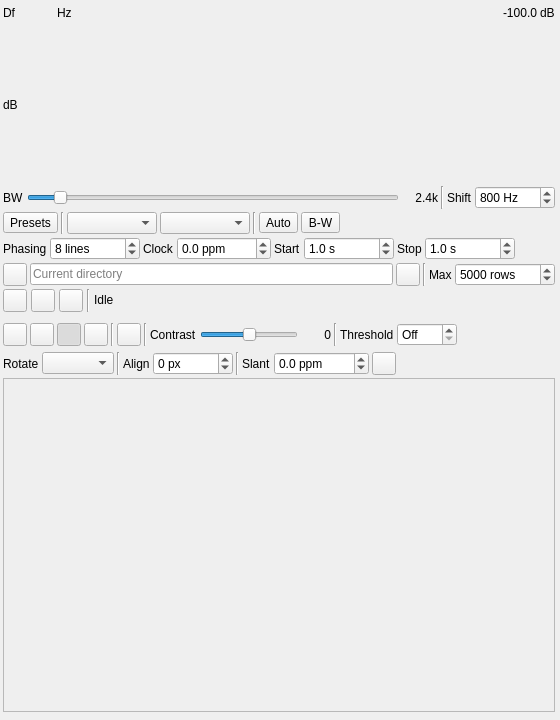
<?xml version="1.0" encoding="UTF-8"?>
<ui version="4.0">
 <class>WefaxDemodGUI</class>
 <widget class="RollupContents" name="WefaxDemodGUI">
  <property name="geometry">
   <rect>
    <x>0</x>
    <y>0</y>
    <width>560</width>
    <height>720</height>
   </rect>
  </property>
  <property name="sizePolicy">
   <sizepolicy hsizetype="Expanding" vsizetype="Expanding">
    <horstretch>0</horstretch>
    <verstretch>0</verstretch>
   </sizepolicy>
  </property>
  <property name="minimumSize">
   <size>
    <width>440</width>
    <height>0</height>
   </size>
  </property>
  <property name="windowTitle">
   <string>WEFAX Demodulator</string>
  </property>
  <widget class="QWidget" name="wefaxSettings" native="true">
   <property name="geometry">
    <rect>
     <x>0</x>
     <y>0</y>
     <width>558</width>
     <height>315</height>
    </rect>
   </property>
   <property name="windowTitle">
    <string>Receiver</string>
   </property>
   <layout class="QVBoxLayout" name="receiverLayout">
    <property name="spacing">
     <number>3</number>
    </property>
    <property name="leftMargin">
     <number>3</number>
    </property>
    <property name="topMargin">
     <number>3</number>
    </property>
    <property name="rightMargin">
     <number>3</number>
    </property>
    <property name="bottomMargin">
     <number>3</number>
    </property>
    <item>
     <layout class="QHBoxLayout" name="frequencyPowerLayout">
      <item>
       <widget class="QLabel" name="deltaFrequencyLabel">
        <property name="minimumSize">
         <size>
          <width>16</width>
          <height>0</height>
         </size>
        </property>
        <property name="text">
         <string>Df</string>
        </property>
       </widget>
      </item>
      <item>
       <widget class="ValueDialZ" name="deltaFrequency" native="true">
        <property name="sizePolicy">
         <sizepolicy hsizetype="Maximum" vsizetype="Maximum">
          <horstretch>0</horstretch>
          <verstretch>0</verstretch>
         </sizepolicy>
        </property>
        <property name="minimumSize">
         <size>
          <width>32</width>
          <height>16</height>
         </size>
        </property>
        <property name="font">
         <font>
          <pointsize>12</pointsize>
         </font>
        </property>
        <property name="cursor">
         <cursorShape>PointingHandCursor</cursorShape>
        </property>
        <property name="focusPolicy">
         <enum>Qt::FocusPolicy::StrongFocus</enum>
        </property>
        <property name="toolTip">
         <string>Channel frequency offset from the device center in Hz</string>
        </property>
       </widget>
      </item>
      <item>
       <widget class="QLabel" name="deltaFrequencyUnits">
        <property name="text">
         <string>Hz</string>
        </property>
       </widget>
      </item>
      <item>
       <spacer name="frequencySpacer">
        <property name="orientation">
         <enum>Qt::Orientation::Horizontal</enum>
        </property>
        <property name="sizeHint" stdset="0">
         <size>
          <width>40</width>
          <height>20</height>
         </size>
        </property>
       </spacer>
      </item>
      <item>
       <widget class="QLabel" name="channelPower">
        <property name="toolTip">
         <string>Average channel power</string>
        </property>
        <property name="text">
         <string>-100.0</string>
        </property>
       </widget>
      </item>
      <item>
       <widget class="QLabel" name="channelPowerUnits">
        <property name="text">
         <string>dB</string>
        </property>
       </widget>
      </item>
     </layout>
    </item>
    <item>
     <layout class="QHBoxLayout" name="powerMeterLayout">
      <item>
       <widget class="QLabel" name="channelPowerMeterUnits">
        <property name="text">
         <string>dB</string>
        </property>
       </widget>
      </item>
      <item>
       <widget class="LevelMeterSignalDB" name="channelPowerMeter" native="true">
        <property name="sizePolicy">
         <sizepolicy hsizetype="Expanding" vsizetype="MinimumExpanding">
          <horstretch>0</horstretch>
          <verstretch>0</verstretch>
         </sizepolicy>
        </property>
        <property name="minimumSize">
         <size>
          <width>0</width>
          <height>24</height>
         </size>
        </property>
        <property name="toolTip">
         <string>Level meter: average, instantaneous peak and peak hold</string>
        </property>
       </widget>
      </item>
     </layout>
    </item>
    <item>
     <layout class="QHBoxLayout" name="bandwidthLayout">
      <item>
       <widget class="QLabel" name="rfBWLabel">
        <property name="text">
         <string>BW</string>
        </property>
       </widget>
      </item>
      <item>
       <widget class="QSlider" name="rfBW">
        <property name="toolTip">
         <string>RF bandwidth. Narrower removes more noise and adjacent signals; wider keeps finer detail on strong signals</string>
        </property>
        <property name="minimum">
         <number>10</number>
        </property>
        <property name="maximum">
         <number>200</number>
        </property>
        <property name="pageStep">
         <number>10</number>
        </property>
        <property name="value">
         <number>24</number>
        </property>
        <property name="orientation">
         <enum>Qt::Orientation::Horizontal</enum>
        </property>
       </widget>
      </item>
      <item>
       <widget class="QLabel" name="rfBWText">
        <property name="minimumSize">
         <size>
          <width>36</width>
          <height>0</height>
         </size>
        </property>
        <property name="text">
         <string>2.4k</string>
        </property>
        <property name="alignment">
         <set>Qt::AlignmentFlag::AlignRight|Qt::AlignmentFlag::AlignTrailing|Qt::AlignmentFlag::AlignVCenter</set>
        </property>
       </widget>
      </item>
      <item>
       <widget class="Line" name="bandwidthSeparator">
        <property name="orientation">
         <enum>Qt::Orientation::Vertical</enum>
        </property>
       </widget>
      </item>
      <item>
       <widget class="QLabel" name="fmDeviationLabel">
        <property name="text">
         <string>Shift</string>
        </property>
       </widget>
      </item>
      <item>
       <widget class="QSpinBox" name="fmDeviation">
        <property name="minimumSize">
         <size>
          <width>80</width>
          <height>0</height>
         </size>
        </property>
        <property name="toolTip">
         <string>Black-to-white FM shift: 800 Hz for most stations, 850 Hz for DWD</string>
        </property>
        <property name="suffix">
         <string> Hz</string>
        </property>
        <property name="minimum">
         <number>400</number>
        </property>
        <property name="maximum">
         <number>1200</number>
        </property>
        <property name="singleStep">
         <number>50</number>
        </property>
        <property name="value">
         <number>800</number>
        </property>
       </widget>
      </item>
     </layout>
    </item>
    <item>
     <layout class="QHBoxLayout" name="modeLayout">
      <item>
       <widget class="QToolButton" name="presetMenu">
        <property name="toolTip">
         <string>Apply a WEFAX reception preset</string>
        </property>
        <property name="accessibleName">
         <string>Reception presets</string>
        </property>
        <property name="text">
         <string>Presets</string>
        </property>
        <property name="icon">
         <iconset resource="../../../sdrgui/resources/res.qrc">
          <normaloff>:/gear.png</normaloff>:/gear.png</iconset>
        </property>
        <property name="popupMode">
         <enum>QToolButton::ToolButtonPopupMode::InstantPopup</enum>
        </property>
        <property name="toolButtonStyle">
         <enum>Qt::ToolButtonStyle::ToolButtonTextBesideIcon</enum>
        </property>
       </widget>
      </item>
      <item>
       <widget class="Line" name="presetSeparator">
        <property name="orientation">
         <enum>Qt::Orientation::Vertical</enum>
        </property>
       </widget>
      </item>
      <item>
       <widget class="QComboBox" name="ioc">
        <property name="minimumSize">
         <size>
          <width>90</width>
          <height>0</height>
         </size>
        </property>
        <property name="toolTip">
         <string>Index of cooperation</string>
        </property>
       </widget>
      </item>
      <item>
       <widget class="QComboBox" name="lpm">
        <property name="minimumSize">
         <size>
          <width>90</width>
          <height>0</height>
         </size>
        </property>
        <property name="toolTip">
         <string>Lines per minute</string>
        </property>
       </widget>
      </item>
      <item>
       <widget class="Line" name="modeSeparator">
        <property name="orientation">
         <enum>Qt::Orientation::Vertical</enum>
        </property>
       </widget>
      </item>
      <item>
       <widget class="ButtonSwitch" name="autoMode">
        <property name="toolTip">
         <string>Automatic reception: detect the start tone, IOC, LPM, phasing and stop tone</string>
        </property>
        <property name="accessibleName">
         <string>Automatic reception</string>
        </property>
        <property name="text">
         <string>Auto</string>
        </property>
        <property name="checkable">
         <bool>true</bool>
        </property>
       </widget>
      </item>
      <item>
       <widget class="ButtonSwitch" name="inverted">
        <property name="toolTip">
         <string>Receive polarity. B-W (normal): black is the low tone and white the high tone. W-B: swapped, for an inverted transmission</string>
        </property>
        <property name="accessibleName">
         <string>Invert receive polarity</string>
        </property>
        <property name="text">
         <string>B-W</string>
        </property>
        <property name="checkable">
         <bool>true</bool>
        </property>
       </widget>
      </item>
      <item>
       <spacer name="modeSpacer">
        <property name="orientation">
         <enum>Qt::Orientation::Horizontal</enum>
        </property>
        <property name="sizeHint" stdset="0">
         <size>
          <width>0</width>
          <height>0</height>
         </size>
        </property>
       </spacer>
      </item>
     </layout>
    </item>
    <item>
     <layout class="QGridLayout" name="timingLayout" columnstretch="0,0,0,0,0,0,0,0,0,0">
      <item row="0" column="2">
       <widget class="QLabel" name="clockCorrectionLabel">
        <property name="toolTip">
         <string>Manual line-clock correction, used when reception starts without accepted phasing</string>
        </property>
        <property name="text">
         <string>Clock</string>
        </property>
       </widget>
      </item>
      <item row="0" column="0">
       <widget class="QLabel" name="minimumPhasingLinesLabel">
        <property name="toolTip">
         <string>Consistent phasing lines required before the measured line timing is accepted</string>
        </property>
        <property name="text">
         <string>Phasing</string>
        </property>
       </widget>
      </item>
      <item row="0" column="1">
       <widget class="QSpinBox" name="minimumPhasingLines">
        <property name="minimumSize">
         <size>
          <width>90</width>
          <height>0</height>
         </size>
        </property>
        <property name="toolTip">
         <string>Consistent phasing lines required before the measured line timing is accepted</string>
        </property>
        <property name="suffix">
         <string> lines</string>
        </property>
        <property name="minimum">
         <number>2</number>
        </property>
        <property name="maximum">
         <number>120</number>
        </property>
        <property name="value">
         <number>8</number>
        </property>
       </widget>
      </item>
      <item row="0" column="8">
       <widget class="QDoubleSpinBox" name="stopConfirm">
        <property name="minimumSize">
         <size>
          <width>90</width>
          <height>0</height>
         </size>
        </property>
        <property name="toolTip">
         <string>How long the stop tone must last before it is accepted</string>
        </property>
        <property name="suffix">
         <string> s</string>
        </property>
        <property name="decimals">
         <number>1</number>
        </property>
        <property name="minimum">
         <double>0.100000000000000</double>
        </property>
        <property name="maximum">
         <double>10.000000000000000</double>
        </property>
        <property name="value">
         <double>1.000000000000000</double>
        </property>
       </widget>
      </item>
      <item row="0" column="3">
       <widget class="QDoubleSpinBox" name="clockCorrection">
        <property name="minimumSize">
         <size>
          <width>90</width>
          <height>0</height>
         </size>
        </property>
        <property name="toolTip">
         <string>Manual line-clock correction, used when reception starts without accepted phasing</string>
        </property>
        <property name="suffix">
         <string> ppm</string>
        </property>
        <property name="decimals">
         <number>1</number>
        </property>
        <property name="minimum">
         <double>-1000.000000000000000</double>
        </property>
        <property name="maximum">
         <double>1000.000000000000000</double>
        </property>
       </widget>
      </item>
      <item row="0" column="6">
       <widget class="QDoubleSpinBox" name="startConfirm">
        <property name="minimumSize">
         <size>
          <width>90</width>
          <height>0</height>
         </size>
        </property>
        <property name="toolTip">
         <string>How long a start tone must last before it is accepted</string>
        </property>
        <property name="suffix">
         <string> s</string>
        </property>
        <property name="decimals">
         <number>1</number>
        </property>
        <property name="minimum">
         <double>0.100000000000000</double>
        </property>
        <property name="maximum">
         <double>10.000000000000000</double>
        </property>
        <property name="value">
         <double>1.000000000000000</double>
        </property>
       </widget>
      </item>
      <item row="0" column="9">
       <spacer name="timingSpacer">
        <property name="orientation">
         <enum>Qt::Orientation::Horizontal</enum>
        </property>
        <property name="sizeHint" stdset="0">
         <size>
          <width>40</width>
          <height>20</height>
         </size>
        </property>
       </spacer>
      </item>
      <item row="0" column="5">
       <widget class="QLabel" name="startConfirmLabel">
        <property name="toolTip">
         <string>How long a start tone must last before it is accepted</string>
        </property>
        <property name="text">
         <string>Start</string>
        </property>
       </widget>
      </item>
      <item row="0" column="7">
       <widget class="QLabel" name="stopConfirmLabel">
        <property name="toolTip">
         <string>How long the stop tone must last before it is accepted</string>
        </property>
        <property name="text">
         <string>Stop</string>
        </property>
       </widget>
      </item>
     </layout>
    </item>
    <item>
     <layout class="QHBoxLayout" name="savingLayout">
      <item>
       <widget class="ButtonSwitch" name="autoSave">
        <property name="toolTip">
         <string>Automatically save the image whenever a capture ends</string>
        </property>
        <property name="accessibleName">
         <string>Automatic saving</string>
        </property>
        <property name="text">
         <string/>
        </property>
        <property name="icon">
         <iconset resource="../../../sdrgui/resources/res.qrc">
          <normaloff>:/record_off.png</normaloff>:/record_off.png</iconset>
        </property>
        <property name="checkable">
         <bool>true</bool>
        </property>
       </widget>
      </item>
      <item>
       <widget class="QLineEdit" name="autoSavePath">
        <property name="toolTip">
         <string>Automatic image save folder; blank uses the current working directory</string>
        </property>
        <property name="placeholderText">
         <string>Current directory</string>
        </property>
       </widget>
      </item>
      <item>
       <widget class="QToolButton" name="autoSavePathBrowse">
        <property name="toolTip">
         <string>Select the automatic image save folder</string>
        </property>
        <property name="accessibleName">
         <string>Select automatic save folder</string>
        </property>
        <property name="text">
         <string/>
        </property>
        <property name="icon">
         <iconset resource="../../../sdrgui/resources/res.qrc">
          <normaloff>:/load.png</normaloff>:/load.png</iconset>
        </property>
       </widget>
      </item>
      <item>
       <widget class="Line" name="savingSeparator">
        <property name="orientation">
         <enum>Qt::Orientation::Vertical</enum>
        </property>
       </widget>
      </item>
      <item>
       <widget class="QLabel" name="maxRowsLabel">
        <property name="toolTip">
         <string>Finish the capture after this many image rows</string>
        </property>
        <property name="text">
         <string>Max</string>
        </property>
       </widget>
      </item>
      <item>
       <widget class="QSpinBox" name="maxRows">
        <property name="minimumSize">
         <size>
          <width>100</width>
          <height>0</height>
         </size>
        </property>
        <property name="toolTip">
         <string>Finish the capture after this many image rows</string>
        </property>
        <property name="suffix">
         <string> rows</string>
        </property>
        <property name="minimum">
         <number>1</number>
        </property>
        <property name="maximum">
         <number>20000</number>
        </property>
        <property name="singleStep">
         <number>100</number>
        </property>
        <property name="value">
         <number>5000</number>
        </property>
       </widget>
      </item>
     </layout>
    </item>
    <item>
     <layout class="QHBoxLayout" name="actionsLayout">
      <property name="spacing">
       <number>4</number>
      </property>
      <item>
       <widget class="ButtonSwitch" name="startStop">
        <property name="toolTip">
         <string>Start or stop WEFAX reception</string>
        </property>
        <property name="accessibleName">
         <string>Start or stop reception</string>
        </property>
        <property name="text">
         <string/>
        </property>
        <property name="icon">
         <iconset resource="../../../sdrgui/resources/res.qrc">
          <normaloff>:/play.png</normaloff>
          <normalon>:/stop.png</normalon>:/play.png</iconset>
        </property>
        <property name="checkable">
         <bool>true</bool>
        </property>
       </widget>
      </item>
      <item>
       <widget class="QToolButton" name="clearButton">
        <property name="toolTip">
         <string>Clear the current image</string>
        </property>
        <property name="accessibleName">
         <string>Clear</string>
        </property>
        <property name="text">
         <string/>
        </property>
        <property name="icon">
         <iconset resource="../../../sdrgui/resources/res.qrc">
          <normaloff>:/bin.png</normaloff>:/bin.png</iconset>
        </property>
       </widget>
      </item>
      <item>
       <widget class="QToolButton" name="saveButton">
        <property name="toolTip">
         <string>Save image to disk</string>
        </property>
        <property name="accessibleName">
         <string>Save</string>
        </property>
        <property name="text">
         <string/>
        </property>
        <property name="icon">
         <iconset resource="../../../sdrgui/resources/res.qrc">
          <normaloff>:/save.png</normaloff>:/save.png</iconset>
        </property>
       </widget>
      </item>
      <item>
       <widget class="Line" name="actionsSeparator">
        <property name="orientation">
         <enum>Qt::Orientation::Vertical</enum>
        </property>
       </widget>
      </item>
      <item>
       <widget class="QLabel" name="status">
        <property name="sizePolicy">
         <sizepolicy hsizetype="Expanding" vsizetype="Preferred">
          <horstretch>1</horstretch>
          <verstretch>0</verstretch>
         </sizepolicy>
        </property>
        <property name="focusPolicy">
         <enum>Qt::FocusPolicy::NoFocus</enum>
        </property>
        <property name="text">
         <string>Idle</string>
        </property>
        <property name="wordWrap">
         <bool>true</bool>
        </property>
        <property name="textInteractionFlags">
         <set>Qt::TextInteractionFlag::TextSelectableByMouse</set>
        </property>
       </widget>
      </item>
     </layout>
    </item>
   </layout>
  </widget>
  <widget class="QWidget" name="wefaxImage" native="true">
   <property name="geometry">
    <rect>
     <x>0</x>
     <y>320</y>
     <width>558</width>
     <height>395</height>
    </rect>
   </property>
   <property name="sizePolicy">
    <sizepolicy hsizetype="Expanding" vsizetype="Expanding">
     <horstretch>0</horstretch>
     <verstretch>1</verstretch>
    </sizepolicy>
   </property>
   <property name="minimumSize">
    <size>
     <width>440</width>
     <height>300</height>
    </size>
   </property>
   <property name="windowTitle">
    <string>Received image</string>
   </property>
   <layout class="QVBoxLayout" name="imageLayout">
    <property name="spacing">
     <number>3</number>
    </property>
    <property name="leftMargin">
     <number>3</number>
    </property>
    <property name="topMargin">
     <number>3</number>
    </property>
    <property name="rightMargin">
     <number>3</number>
    </property>
    <property name="bottomMargin">
     <number>3</number>
    </property>
    <item>
     <layout class="QHBoxLayout" name="displayViewLayout">
      <item>
       <widget class="QToolButton" name="zoomIn">
        <property name="toolTip">
         <string>Zoom in to image</string>
        </property>
        <property name="accessibleName">
         <string>Zoom in</string>
        </property>
        <property name="text">
         <string/>
        </property>
        <property name="icon">
         <iconset resource="../../../sdrgui/resources/res.qrc">
          <normaloff>:/zoomin.png</normaloff>:/zoomin.png</iconset>
        </property>
       </widget>
      </item>
      <item>
       <widget class="QToolButton" name="zoomOut">
        <property name="toolTip">
         <string>Zoom out from image</string>
        </property>
        <property name="accessibleName">
         <string>Zoom out</string>
        </property>
        <property name="text">
         <string/>
        </property>
        <property name="icon">
         <iconset resource="../../../sdrgui/resources/res.qrc">
          <normaloff>:/zoomout.png</normaloff>:/zoomout.png</iconset>
        </property>
       </widget>
      </item>
      <item>
       <widget class="ButtonSwitch" name="zoomAll">
        <property name="toolTip">
         <string>Zoom image to fit window</string>
        </property>
        <property name="accessibleName">
         <string>Zoom image to fit</string>
        </property>
        <property name="text">
         <string/>
        </property>
        <property name="icon">
         <iconset resource="../../../sdrgui/resources/res.qrc">
          <normaloff>:/zoomall.png</normaloff>:/zoomall.png</iconset>
        </property>
        <property name="checkable">
         <bool>true</bool>
        </property>
        <property name="checked">
         <bool>true</bool>
        </property>
       </widget>
      </item>
      <item>
       <widget class="ButtonSwitch" name="autoScroll">
        <property name="toolTip">
         <string>Follow newly received rows</string>
        </property>
        <property name="accessibleName">
         <string>Follow received rows</string>
        </property>
        <property name="text">
         <string/>
        </property>
        <property name="icon">
         <iconset>
          <normaloff>:/demodwefax/icons/follow.png</normaloff>:/demodwefax/icons/follow.png</iconset>
        </property>
        <property name="checkable">
         <bool>true</bool>
        </property>
       </widget>
      </item>
      <item>
       <widget class="Line" name="displayViewSeparator">
        <property name="orientation">
         <enum>Qt::Orientation::Vertical</enum>
        </property>
       </widget>
      </item>
      <item>
       <widget class="ButtonSwitch" name="displayInvert">
        <property name="toolTip">
         <string>Invert the image (shown and saved)</string>
        </property>
        <property name="accessibleName">
         <string>Invert displayed image</string>
        </property>
        <property name="text">
         <string/>
        </property>
        <property name="icon">
         <iconset resource="../../../sdrgui/resources/res.qrc">
          <normaloff>:/invert.png</normaloff>:/invert.png</iconset>
        </property>
        <property name="checkable">
         <bool>true</bool>
        </property>
       </widget>
      </item>
      <item>
       <widget class="Line" name="line_2">
        <property name="orientation">
         <enum>Qt::Orientation::Vertical</enum>
        </property>
       </widget>
      </item>
      <item>
       <widget class="QLabel" name="displayContrastLabel">
        <property name="text">
         <string>Contrast</string>
        </property>
       </widget>
      </item>
      <item>
       <widget class="QSlider" name="displayContrast">
        <property name="toolTip">
         <string>Image contrast (shown and saved)</string>
        </property>
        <property name="minimum">
         <number>-100</number>
        </property>
        <property name="maximum">
         <number>100</number>
        </property>
        <property name="orientation">
         <enum>Qt::Orientation::Horizontal</enum>
        </property>
       </widget>
      </item>
      <item>
       <widget class="QLabel" name="displayContrastText">
        <property name="minimumSize">
         <size>
          <width>30</width>
          <height>0</height>
         </size>
        </property>
        <property name="text">
         <string>0</string>
        </property>
        <property name="alignment">
         <set>Qt::AlignmentFlag::AlignRight|Qt::AlignmentFlag::AlignTrailing|Qt::AlignmentFlag::AlignVCenter</set>
        </property>
       </widget>
      </item>
      <item>
       <widget class="Line" name="line">
        <property name="orientation">
         <enum>Qt::Orientation::Vertical</enum>
        </property>
       </widget>
      </item>
      <item>
       <widget class="QLabel" name="displayThresholdLabel">
        <property name="text">
         <string>Threshold</string>
        </property>
       </widget>
      </item>
      <item>
       <widget class="QSpinBox" name="displayThreshold">
        <property name="minimumSize">
         <size>
          <width>60</width>
          <height>0</height>
         </size>
        </property>
        <property name="toolTip">
         <string>Black/white threshold (shown and saved)</string>
        </property>
        <property name="specialValueText">
         <string>Off</string>
        </property>
        <property name="minimum">
         <number>-1</number>
        </property>
        <property name="maximum">
         <number>255</number>
        </property>
        <property name="value">
         <number>-1</number>
        </property>
       </widget>
      </item>
      <item>
       <spacer name="displayViewSpacer">
        <property name="orientation">
         <enum>Qt::Orientation::Horizontal</enum>
        </property>
        <property name="sizeHint" stdset="0">
         <size>
          <width>0</width>
          <height>0</height>
         </size>
        </property>
       </spacer>
      </item>
     </layout>
    </item>
    <item>
     <layout class="QHBoxLayout" name="displayToneLayout">
      <item>
       <widget class="Line" name="displayToneSeparator">
        <property name="orientation">
         <enum>Qt::Orientation::Vertical</enum>
        </property>
       </widget>
      </item>
     </layout>
    </item>
    <item>
     <layout class="QHBoxLayout" name="displayGeometryLayout">
      <item>
       <widget class="QLabel" name="displayRotationLabel">
        <property name="text">
         <string>Rotate</string>
        </property>
       </widget>
      </item>
      <item>
       <widget class="QComboBox" name="displayRotation">
        <property name="minimumSize">
         <size>
          <width>60</width>
          <height>0</height>
         </size>
        </property>
        <property name="toolTip">
         <string>Image rotation (shown and saved)</string>
        </property>
       </widget>
      </item>
      <item>
       <widget class="Line" name="line_3">
        <property name="orientation">
         <enum>Qt::Orientation::Vertical</enum>
        </property>
       </widget>
      </item>
      <item>
       <widget class="QLabel" name="horizontalAlignmentLabel">
        <property name="text">
         <string>Align</string>
        </property>
       </widget>
      </item>
      <item>
       <widget class="QSpinBox" name="horizontalAlignment">
        <property name="minimumSize">
         <size>
          <width>80</width>
          <height>0</height>
         </size>
        </property>
        <property name="toolTip">
         <string>Move the start of each line to correct a wrapped image (shown and saved)</string>
        </property>
        <property name="suffix">
         <string> px</string>
        </property>
        <property name="minimum">
         <number>-1809</number>
        </property>
        <property name="maximum">
         <number>1809</number>
        </property>
       </widget>
      </item>
      <item>
       <widget class="Line" name="displayGeometrySeparator">
        <property name="orientation">
         <enum>Qt::Orientation::Vertical</enum>
        </property>
       </widget>
      </item>
      <item>
       <widget class="QLabel" name="displaySlantCorrectionLabel">
        <property name="text">
         <string>Slant</string>
        </property>
       </widget>
      </item>
      <item>
       <widget class="QDoubleSpinBox" name="displaySlantCorrection">
        <property name="minimumSize">
         <size>
          <width>90</width>
          <height>0</height>
         </size>
        </property>
        <property name="toolTip">
         <string>Additional manual line-clock correction (shown and saved)</string>
        </property>
        <property name="suffix">
         <string> ppm</string>
        </property>
        <property name="decimals">
         <number>1</number>
        </property>
        <property name="minimum">
         <double>-1000.000000000000000</double>
        </property>
        <property name="maximum">
         <double>1000.000000000000000</double>
        </property>
       </widget>
      </item>
      <item>
       <widget class="ButtonSwitch" name="autoSlant">
        <property name="toolTip">
         <string>Straighten the image using the chart's vertical lines and, when phasing was not received, align it on the station's blank line-start band. Applies to the displayed and saved image</string>
        </property>
        <property name="accessibleName">
         <string>Automatic slant correction and alignment</string>
        </property>
        <property name="text">
         <string/>
        </property>
        <property name="icon">
         <iconset>
          <normaloff>:/demodwefax/icons/autoslant.png</normaloff>:/demodwefax/icons/autoslant.png</iconset>
        </property>
        <property name="checkable">
         <bool>true</bool>
        </property>
       </widget>
      </item>
      <item>
       <spacer name="displayGeometrySpacer">
        <property name="orientation">
         <enum>Qt::Orientation::Horizontal</enum>
        </property>
        <property name="sizeHint" stdset="0">
         <size>
          <width>0</width>
          <height>0</height>
         </size>
        </property>
       </spacer>
      </item>
     </layout>
    </item>
    <item>
     <widget class="QScrollArea" name="imageScrollArea">
      <property name="widgetResizable">
       <bool>false</bool>
      </property>
      <property name="alignment">
       <set>Qt::AlignmentFlag::AlignCenter</set>
      </property>
      <widget class="QWidget" name="imageScrollAreaContents">
       <property name="geometry">
        <rect>
         <x>275</x>
         <y>160</y>
         <width>1</width>
         <height>1</height>
        </rect>
       </property>
       <layout class="QVBoxLayout" name="imageScrollLayout">
        <property name="leftMargin">
         <number>0</number>
        </property>
        <property name="topMargin">
         <number>0</number>
        </property>
        <property name="rightMargin">
         <number>0</number>
        </property>
        <property name="bottomMargin">
         <number>0</number>
        </property>
        <item>
         <widget class="QLabel" name="imageLabel">
          <property name="minimumSize">
           <size>
            <width>1</width>
            <height>1</height>
           </size>
          </property>
          <property name="alignment">
           <set>Qt::AlignmentFlag::AlignLeading|Qt::AlignmentFlag::AlignLeft|Qt::AlignmentFlag::AlignTop</set>
          </property>
         </widget>
        </item>
       </layout>
      </widget>
     </widget>
    </item>
   </layout>
  </widget>
 </widget>
 <customwidgets>
  <customwidget>
   <class>RollupContents</class>
   <extends>QWidget</extends>
   <header>gui/rollupcontents.h</header>
   <container>1</container>
  </customwidget>
  <customwidget>
   <class>ValueDialZ</class>
   <extends>QWidget</extends>
   <header>gui/valuedialz.h</header>
   <container>1</container>
  </customwidget>
  <customwidget>
   <class>ButtonSwitch</class>
   <extends>QToolButton</extends>
   <header>gui/buttonswitch.h</header>
  </customwidget>
  <customwidget>
   <class>LevelMeterSignalDB</class>
   <extends>QWidget</extends>
   <header>gui/levelmeter.h</header>
   <container>1</container>
  </customwidget>
 </customwidgets>
 <tabstops>
  <tabstop>deltaFrequency</tabstop>
  <tabstop>rfBW</tabstop>
  <tabstop>fmDeviation</tabstop>
  <tabstop>presetMenu</tabstop>
  <tabstop>ioc</tabstop>
  <tabstop>lpm</tabstop>
  <tabstop>autoMode</tabstop>
  <tabstop>inverted</tabstop>
  <tabstop>minimumPhasingLines</tabstop>
  <tabstop>clockCorrection</tabstop>
  <tabstop>autoSave</tabstop>
  <tabstop>autoSavePath</tabstop>
  <tabstop>autoSavePathBrowse</tabstop>
  <tabstop>maxRows</tabstop>
  <tabstop>startStop</tabstop>
  <tabstop>clearButton</tabstop>
  <tabstop>saveButton</tabstop>
  <tabstop>zoomIn</tabstop>
  <tabstop>zoomOut</tabstop>
  <tabstop>zoomAll</tabstop>
  <tabstop>displayInvert</tabstop>
  <tabstop>horizontalAlignment</tabstop>
  <tabstop>displaySlantCorrection</tabstop>
  <tabstop>autoSlant</tabstop>
 </tabstops>
 <resources>
  <include location="../../../sdrgui/resources/res.qrc"/>
 </resources>
 <connections/>
</ui>
